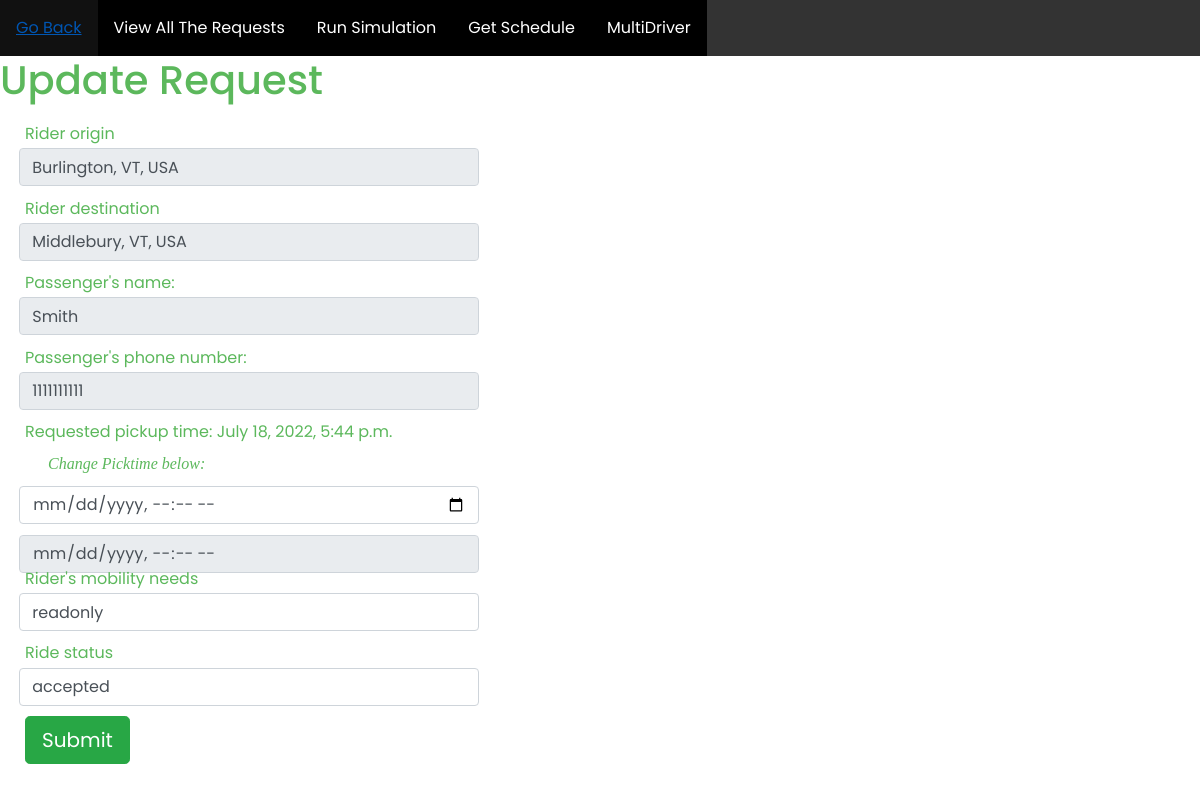
/website/update/88, run on the app's committed database.
### website/models.py (models this page shows, shortened)
class Ride(models.Model):
    origin = models.CharField(max_length=100)
    destination = models.CharField(max_length=100)
    rider_name = models.CharField(default="", max_length=64)
    contact_number = models.CharField(default="", max_length=30)
    user_name = models.ForeignKey(User, default=User, on_delete=models.CASCADE)
    time = models.DateTimeField(default=datetime.now,blank=True)
    trip_duration = models.CharField(default="", max_length=30)
    ride_status = models.CharField(default="pending", max_length=30)
    roundtrip = models.CharField(default="", max_length=30)
    rtime = models.DateTimeField(default=datetime.now,blank=True)
    share = models.CharField(default="", max_length=30)
    needs = models.CharField(default="", max_length=300)

### website/views.py (the view)
# urls.py: path("update/<int:pk>", views.update, name="update"),
def update(request, pk):
    ride = Ride.objects.get(id=pk)
    template = 'website/update.html'
    context = {
        'Ride' : ride,
        }
    return render(request, template, context)

### website/templates/website/update.html (shortened to what this page needs)
<!DOCTYPE html>
<html>
    <head>
  {% load static %}
    <link  rel="stylesheet" href="{% static 'bootstrap.min.css' %}">
    <link rel="stylesheet" href="{% static 'style.css' %}">
    <link rel="stylesheet" href="{% static 'barStyle.css'%}">
  <link rel="stylesheet" href="{% static 'DispatcherStyle.css'%}">
  <link rel="stylesheet" href="{% static 'Table.css'%}">
  </head>
    <body>
      <ul>
          <li><a href="DispatcherInterface.html">Go Back</a></li>
          <li><a href="RequestPage.html">View All The Requests</a></li>
          <li><a href="simulation.html">Run Simulation</a></li>
          <li><a href="SimulateExisiting.html">Get Schedule</a></li>
          <li><a href="MultiDriver.html">MultiDriver</a></li>
        </ul>
    <h1>Update Request</h1>
    <div class="jumbotron">
        <div class="container-fluid">
            <form method = "POST", class="form-horizontal" action="updaterecord/{{Ride.id}}">
                <div class="form-group">
                    <label for="from">Rider origin</label>
                    <input type="text" id="from" name="origin" value="{{Ride.origin}}"
                    class="form-control" readonly>
                </div>
                <div class="form-group">
                    <label for="to">Rider destination</i></label>
                    <input type="text" name="destination" id="to" value="{{Ride.destination}}"
                    class="form-control" readonly>
                </div>
                <div class="form-group">
                    <label for="to">Passenger's name: </label>
                    <input type="text" name="rider_name" id="to" value="{{Ride.rider_name}}"
                    class="form-control" readonly></p>
                </div>
                <div class="form-group">
                    <label for="to">Passenger's phone number: </label>
                    <input type="text" name="contact_number" id="to" value="{{Ride.contact_number}}"
                    class="form-control" readonly></p>
                </div>
                <div class="form-group">
                        <label for="to">Requested pickup time: {{Ride.time}}</label>
                        <p><i> Change Picktime below: </i></p>
                        <input type="datetime-local" name= "time" id="to" class="form-control" value={{Ride.time}} >
                </div>
                <input type="datetime-local" name= "rtime" id="to" class="form-control" value={{Ride.rtime}} readonly>
                <div class="form-group">
                    <label for="needs">Rider's mobility needs </label>
                    <input type="text" name="needs" id="to"
                    class="form-control" value={{Ride.needs}} readonly></p>
                </div>
                <div class="form-group">
                    <label for="needs">Ride status </label>
                    <input type="text" name="ride_status" id="to" name="ride_status" class="form-control" value={{Ride.ride_status}}
                    required>
                </div>
                <div style = "position:absolute;">
                    <input type="submit" class="btn btn-success btn-lg" value="Submit" onclick = "showAlert();" style="visibility:visible;" id="submit">
                </div>
            </form>
        </div>
    </div>
    </body>
</html>

### website/static/style.css (style rules this page uses)
body { color: #5cb85c; font-family: "Poppins", sans-serif; }
.jumbotron { background-color: transparent; margin: 0; padding: 10px; }
.btn { text-align: center; margin: 0%; }
.jumbotron h3, .jumbotron p { text-align: left; }
#from, #to, #pickTime, #uname, #requestMethod, #pickDate { width: 40%; margin: -0.5%; }

### website/static/barStyle.css (style rules this page uses)
a:nth-of-type(1) { background-color: black; }

### website/static/DispatcherStyle.css (style rules this page uses)
body { width: 100%; height: 100%; margin: 0px; padding: 0px; overflow-x: hidden; }
ul { list-style-type: none; margin: 0; padding: 0; overflow: hidden; background-color: #333333; }
li { float: left; }
li a { display: block; color: white; text-align: center; padding: 16px; text-decoration: none; }

### website/static/Table.css (style rules this page uses)
p { margin-left: 2%; font-family: "Monaco"; width: 35%; }

### website/templates/website/update.html (style rules this page uses)
p { margin-left: 2%; font-family: "Monaco"; }

### data on the page
Ride: origin "Burlington, VT, USA", destination "Middlebury, VT, USA", rider_name "Smith", contact_number "1111111111", time "July 18, 2022, 5:44 p.m.", ride_status "accepted"
